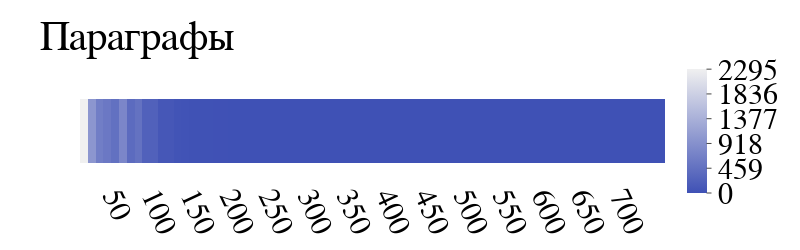

Source (notebook cell):
### Code cell
heats = make_hist3([stat['paragraphs'] for stat in unique_stats][1:], 75, 10)
fig = plot(*heats, 'Параграфы')
fig

### Figure 1 — Plotly figure (JSON) as saved in the notebook; plotly's stock layout.template omitted (floating-point values rounded to 4 significant figures)
{"data": [{"colorbar": {"dtick": 459, "len": 2.25, "lenmode": "fraction", "thickness": 20, "tick0": 0, "tickformat": "000", "ticks": "outside"}, "colorscale": [[0, "rgba(63, 81, 181, 1.0)"], [1, "#f0f0f0"]], "type": "heatmap", "x": [10, 20, 30, 40, 50, 60, 70, 80, 90, 100, 110, 120, 130, 140, 150, 160, 170, 180, 190, 200, 210, 220, 230, 240, 250, 260, 270, 280, 290, 300, 310, 320, 330, 340, 350, 360, 370, 380, 390, 400, 410, 420, 430, 440, 450, 460, 470, 480, 490, 500, 510, 520, 530, 540, 550, 560, 570, 580, 590, 600, 610, 620, 630, 640, 650, 660, 670, 680, 690, 700, 710, 720, 730, 740, 750], "y": [""], "z": [[2298, 995, 651, 565, 459, 773, 381, 480, 238, 235, 93, 87, 39, 30, 13, 19, 8, 7, 7, 5, 5, 1, 4, 3, 1, 4, 2, 0, 3, 0, 1, 0, 1, 1, 1, 1, 0, 1, 0, 0, 0, 0, 0, 0, 0, 0, 0, 0, 0, 0, 0, 0, 1, 0, 0, 0, 1, 0, 0, 1, 0, 0, 0, 0, 0, 0, 0, 0, 0, 0, 0, 0, 0, 1, 0]]}], "layout": {"font": {"color": "black", "family": "Times New Roman", "size": 30}, "height": 250, "margin": {"pad": 10}, "plot_bgcolor": "rgba(0, 0, 0, 0)", "showlegend": false, "title": {"text": "Параграфы"}, "width": 800, "xaxis": {"tick0": 0, "tickangle": 65, "tickformat": "000", "tickmode": "array", "tickvals": [0, 50, 100, 150, 200, 250, 300, 350, 400, 450, 500, 550, 600, 650, 700], "type": "linear"}, "yaxis": {"side": "left", "tickangle": 0, "tickformat": "000", "title": {"font": {"color": "black", "family": "Times New Roman", "size": 25}}}}}
